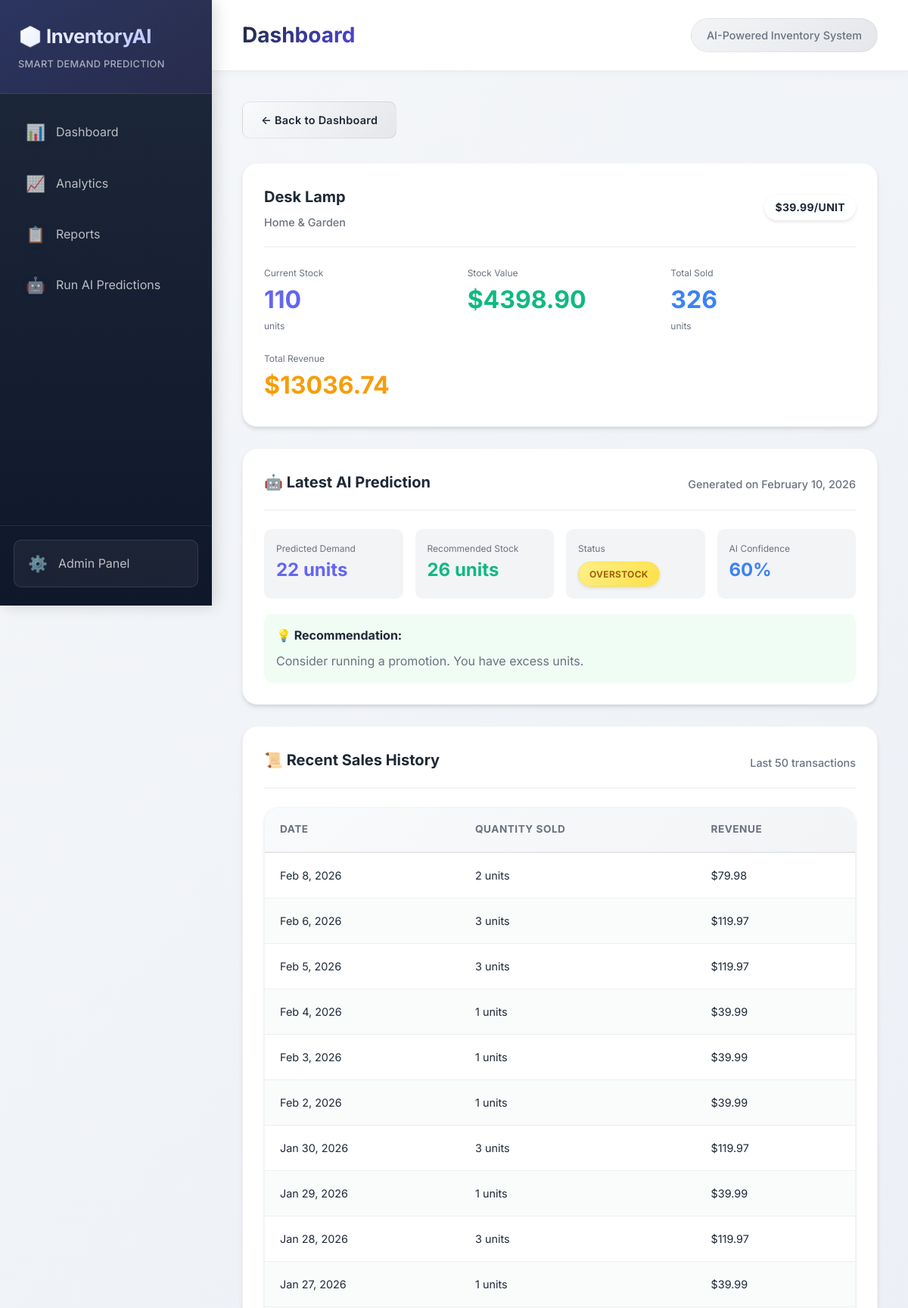
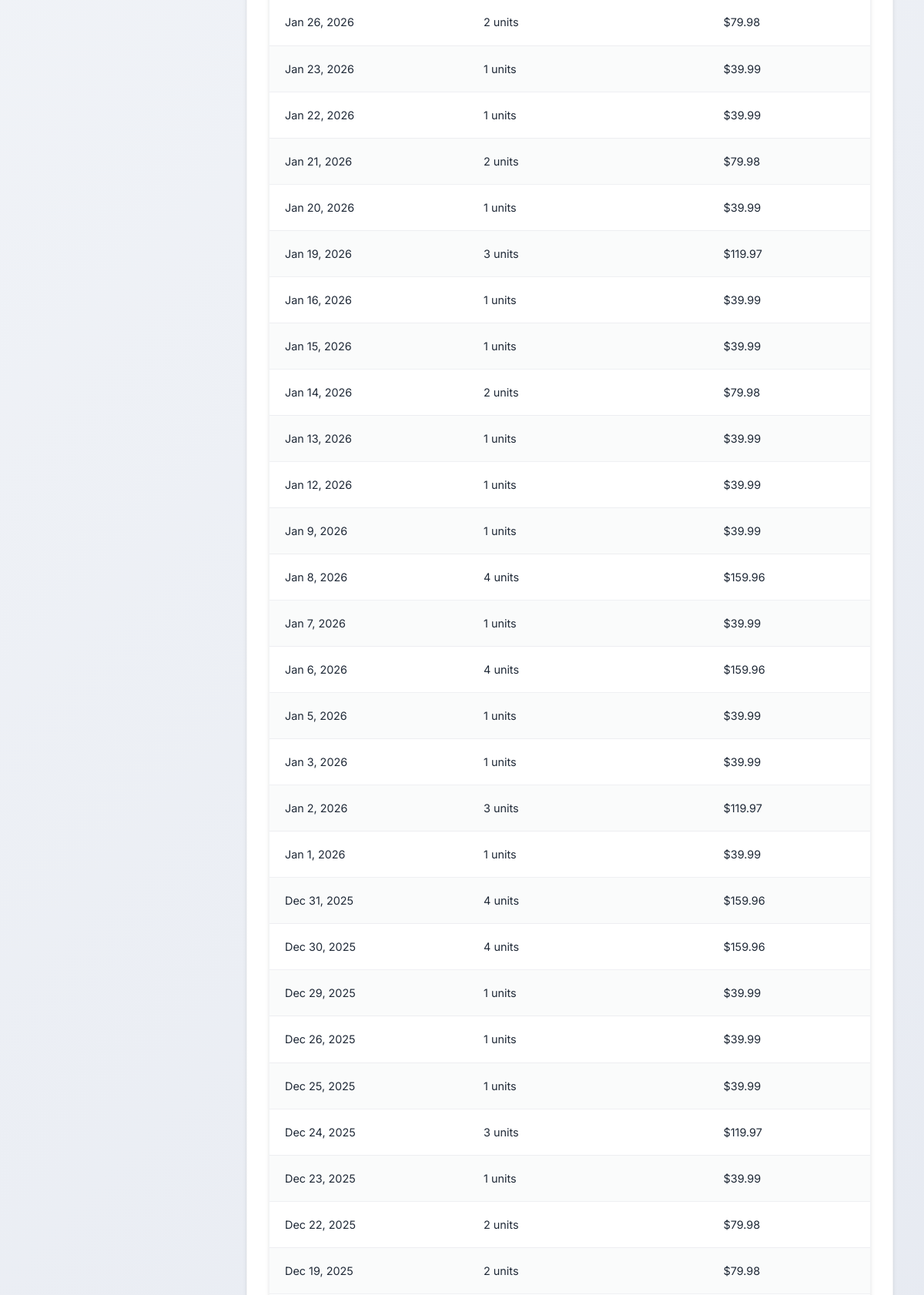
The app's page /product/11/ (upper part) with its own data (2 pictures, top to bottom).
### inventory_system/models.py (models this page shows, shortened)
class Product(models.Model):
    CATEGORY_CHOICES = [
        ('electronics', 'Electronics'),
        ('clothing', 'Clothing'),
        ('food', 'Food & Beverages'),
        ('home', 'Home & Garden'),
        ('sports', 'Sports & Outdoors'),
        ('toys', 'Toys & Games'),
        ('books', 'Books & Media'),
        ('other', 'Other'),
    ]
    name = models.CharField(max_length=200, unique=True)
    category = models.CharField(max_length=20, choices=CATEGORY_CHOICES, default='other')
    current_stock = models.IntegerField(default=0)
    unit_price = models.DecimalField(max_digits=10, decimal_places=2)
    created_at = models.DateTimeField(auto_now_add=True)
    updated_at = models.DateTimeField(auto_now=True)
    class Meta:
        ordering = ['name']
        verbose_name_plural = 'Products'
    @property
    def stock_value(self):
        return self.current_stock * float(self.unit_price)

class InventoryPrediction(models.Model):
    STATUS_CHOICES = [
        ('low_stock', 'Low Stock'),
        ('optimal', 'Optimal'),
        ('overstock', 'Overstock'),
    ]
    product = models.ForeignKey(Product, on_delete=models.CASCADE, related_name='predictions')
    predicted_demand = models.IntegerField()
    recommended_stock = models.IntegerField()
    date_of_prediction = models.DateTimeField(auto_now_add=True)
    status = models.CharField(max_length=20, choices=STATUS_CHOICES, default='optimal')
    confidence_score = models.FloatField(null=True, blank=True)
    prediction_period = models.CharField(max_length=50, default='Next 30 days')
    class Meta:
        ordering = ['-date_of_prediction']
        verbose_name_plural = 'Inventory Predictions'

class SalesRecord(models.Model):
    product = models.ForeignKey(Product, on_delete=models.CASCADE, related_name='sales_records')
    quantity_sold = models.IntegerField()
    sale_date = models.DateField(default=timezone.now)
    revenue = models.DecimalField(max_digits=12, decimal_places=2, null=True, blank=True)
    class Meta:
        ordering = ['-sale_date']
        verbose_name_plural = 'Sales Records'

### inventory_system/views.py (the view)
# urls.py: path('product/<int:product_id>/', views.product_detail, name='product_detail'),
def product_detail(request, product_id):
    product = get_object_or_404(Product, id=product_id)
    latest_prediction = product.predictions.first()
    from django.utils import timezone
    from datetime import timedelta
    six_months_ago = timezone.now().date() - timedelta(days=180)
    sales_history = product.sales_records.filter(
        sale_date__gte=six_months_ago
    ).order_by('-sale_date')[:50]
    total_sales = product.sales_records.aggregate(
        total_quantity=Sum('quantity_sold'),
        total_revenue=Sum('revenue')
    )
    avg_monthly_sales = product.sales_records.filter(
        sale_date__gte=six_months_ago
    ).aggregate(
        avg_monthly=Sum('quantity_sold') / 6
    )
    context = {
        'product': product,
        'latest_prediction': latest_prediction,
        'sales_history': sales_history,
        'total_quantity_sold': total_sales['total_quantity'] or 0,
        'total_revenue': total_sales['total_revenue'] or 0,
        'avg_monthly_sales': avg_monthly_sales.get('avg_monthly', 0),
        'page_title': f'Product: {product.name}',
    }
    return render(request, 'inventory_system/product_detail.html', context)

### inventory_system/templatetags/inventory_filters.py (called while the page is built)
@register.filter
def percentage(value):
    try:
        value = float(value)
        return f"{int(value * 100)}%"
    except (ValueError, TypeError):
        return "N/A"

### templates/inventory_system/product_detail.html (shortened to what this page needs)
{% extends 'base.html' %}
{% load inventory_filters %}
{% block content %}
<div style="margin-bottom: 24px;">
    <a href="{% url 'inventory_system:dashboard' %}" class="btn btn-secondary">← Back to Dashboard</a>
</div>
<div class="card">
    <div class="card-header">
        <div>
            <h3 class="card-title">{{ product.name }}</h3>
            <p class="card-subtitle">{{ product.get_category_display }}</p>
        </div>
        <div>
            <span class="badge" style="font-size: 0.875rem;">${{ product.unit_price }}/unit</span>
        </div>
    </div>
    <div style="display: grid; grid-template-columns: repeat(auto-fit, minmax(200px, 1fr)); gap: 24px;">
        <div>
            <div style="font-size: 0.75rem; color: var(--text-secondary);">Current Stock</div>
            <div style="font-size: 2rem; font-weight: 700; color: var(--primary-color);">{{ product.current_stock }}</div>
            <div style="font-size: 0.75rem; color: var(--text-secondary);">units</div>
        </div>
        <div>
            <div style="font-size: 0.75rem; color: var(--text-secondary);">Stock Value</div>
            <div style="font-size: 2rem; font-weight: 700; color: var(--success-color);">${{ product.stock_value|floatformat:2 }}</div>
        </div>
        <div>
            <div style="font-size: 0.75rem; color: var(--text-secondary);">Total Sold</div>
            <div style="font-size: 2rem; font-weight: 700; color: var(--info-color);">{{ total_quantity_sold }}</div>
            <div style="font-size: 0.75rem; color: var(--text-secondary);">units</div>
        </div>
        <div>
            <div style="font-size: 0.75rem; color: var(--text-secondary);">Total Revenue</div>
            <div style="font-size: 2rem; font-weight: 700; color: var(--warning-color);">${{ total_revenue|floatformat:2 }}</div>
        </div>
    </div>
</div>
{% if latest_prediction %}
<div class="card">
    <div class="card-header">
        <h3 class="card-title">🤖 Latest AI Prediction</h3>
        <p class="card-subtitle">Generated on {{ latest_prediction.date_of_prediction|date:"F j, Y" }}</p>
    </div>
    <div style="display: grid; grid-template-columns: repeat(auto-fit, minmax(180px, 1fr)); gap: 16px;">
        <div style="padding: 16px; background-color: var(--bg-primary); border-radius: var(--radius-md);">
            <div style="font-size: 0.75rem; color: var(--text-secondary);">Predicted Demand</div>
            <div style="font-size: 1.5rem; font-weight: 700; color: var(--primary-color);">
                {{ latest_prediction.predicted_demand }} units
            </div>
        </div>
        <div style="padding: 16px; background-color: var(--bg-primary); border-radius: var(--radius-md);">
            <div style="font-size: 0.75rem; color: var(--text-secondary);">Recommended Stock</div>
            <div style="font-size: 1.5rem; font-weight: 700; color: var(--success-color);">
                {{ latest_prediction.recommended_stock }} units
            </div>
        </div>
        <div style="padding: 16px; background-color: var(--bg-primary); border-radius: var(--radius-md);">
            <div style="font-size: 0.75rem; color: var(--text-secondary);">Status</div>
            <div style="margin-top: 8px;">
                {% if latest_prediction.status == 'low_stock' %}
                    <span class="badge low-stock">Low Stock</span>
                {% elif latest_prediction.status == 'optimal' %}
                    <span class="badge optimal">Optimal</span>
                {% else %}
                    <span class="badge overstock">Overstock</span>
                {% endif %}
            </div>
        </div>
        {% if latest_prediction.confidence_score %}
        <div style="padding: 16px; background-color: var(--bg-primary); border-radius: var(--radius-md);">
            <div style="font-size: 0.75rem; color: var(--text-secondary);">AI Confidence</div>
            <div style="font-size: 1.5rem; font-weight: 700; color: var(--info-color);">
                {{ latest_prediction.confidence_score|percentage }}
            </div>
        </div>
        {% endif %}
    </div>
    <div style="margin-top: 20px; padding: 16px; background-color: #f0fdf4; border-radius: var(--radius-md);">
        <strong>💡 Recommendation:</strong>
        {% if latest_prediction.status == 'low_stock' %}
            <p style="margin: 8px 0 0 0; color: var(--text-secondary);">
                Order <strong>{{ latest_prediction.recommended_stock|add:product.current_stock }}</strong> more units to meet predicted demand.
            </p>
        {% elif latest_prediction.status == 'overstock' %}
            <p style="margin: 8px 0 0 0; color: var(--text-secondary);">
                Consider running a promotion. You have <strong>{{ product.current_stock|add:"-"|add:latest_prediction.recommended_stock }}</strong> excess units.
            </p>
        {% else %}
            <p style="margin: 8px 0 0 0; color: var(--text-secondary);">
                Stock levels are optimal. No immediate action required.
            </p>
        {% endif %}
    </div>
</div>
{% endif %}
{% if sales_history %}
<div class="card">
    <div class="card-header">
        <h3 class="card-title">📜 Recent Sales History</h3>
        <p class="card-subtitle">Last 50 transactions</p>
    </div>
    <div class="table-container">
        <table class="table">
            <thead>
                <tr>
                    <th>Date</th>
                    <th>Quantity Sold</th>
                    <th>Revenue</th>
                </tr>
            </thead>
            <tbody>
                {% for sale in sales_history %}
                <tr>
                    <td>{{ sale.sale_date|date:"M j, Y" }}</td>
                    <td>{{ sale.quantity_sold }} units</td>
                    <td>${{ sale.revenue }}</td>
                </tr>
                {% endfor %}
            </tbody>
        </table>
    </div>
</div>
{% endif %}
{% endblock %}

### static/css/style.css (style rules this page uses)
:root { --primary-color: #6366f1; --primary-hover: #4f46e5; --primary-light: #818cf8; --success-color: #10b981; --success-light: #34d399; --warning-color: #f59e0b; --warning-light: #fbbf24; --danger-color: #ef4444; --danger-light: #f87171; --info-color: #3b82f6; --info-light: #60a5fa; --purple-color: #8b5cf6; --pink-color: #ec4899; --cyan-color: #06b6d4; --bg-primary: #f3f4f6; --bg-secondary: #ffffff; --bg-sidebar: linear-gradient(180deg, #1e293b 0%, #0f172a 100%); --text-primary: #1f2937; --text-secondary: #6b7280; --text-light: #9ca3af; --border-color: #e5e7eb; --shadow-sm: 0 1px 3px rgba(0, 0, 0, 0.08), 0 1px 2px rgba(0, 0, 0, 0.04); --shadow-md: 0 4px 6px -1px rgba(0, 0, 0, 0.1), 0 2px 4px -1px rgba(0, 0, 0, 0.06); --shadow-lg: 0 10px 15px -3px rgba(0, 0, 0, 0.1), 0 4px 6px -2px rgba(0, 0, 0, 0.05); --shadow-xl: 0 20px 25px -5px rgba(0, 0, 0, 0.1), 0 10px 10px -5px rgba(0, 0, 0, 0.04); --shadow-glow: 0 0 20px rgba(99, 102, 241, 0.3); --radius-sm: 6px; --radius-md: 10px; --radius-lg: 16px; --radius-xl: 20px; --gradient-primary: linear-gradient(135deg, #667eea 0%, #764ba2 100%); --gradient-success: linear-gradient(135deg, #11998e 0%, #38ef7d 100%); --gradient-warning: linear-gradient(135deg, #f093fb 0%, #f5576c 100%); --gradient-danger: linear-gradient(135deg, #fa709a 0%, #fee140 100%); --gradient-info: linear-gradient(135deg, #4facfe 0%, #00f2fe 100%); --gradient-purple: linear-gradient(135deg, #a8edea 0%, #fed6e3 100%); --gradient-ocean: linear-gradient(135deg, #667eea 0%, #764ba2 100%); }
* { margin: 0; padding: 0; box-sizing: border-box; }
body { font-family: 'Inter', -apple-system, BlinkMacSystemFont, 'Segoe UI', Roboto, 'Helvetica Neue', Arial, sans-serif; background: linear-gradient(135deg, #f5f7fa 0%, #e4e8f0 100%); color: var(--text-primary); line-height: 1.6; min-height: 100vh; }
.card { background: var(--bg-secondary); border-radius: var(--radius-xl); box-shadow: var(--shadow-md); padding: 28px; margin-bottom: 28px; border: 1px solid rgba(229, 231, 235, 0.5); transition: all 0.3s ease; }
.card-header { display: flex; justify-content: space-between; align-items: center; margin-bottom: 24px; padding-bottom: 20px; border-bottom: 2px solid rgba(229, 231, 235, 0.5); }
.card-title { font-size: 1.25rem; font-weight: 700; color: var(--text-primary); }
.card-subtitle { font-size: 0.9rem; color: var(--text-secondary); margin-top: 6px; font-weight: 500; }
.table-container { background: var(--bg-secondary); border-radius: var(--radius-xl); box-shadow: var(--shadow-md); overflow: hidden; border: 1px solid rgba(229, 231, 235, 0.5); }
.table { width: 100%; border-collapse: collapse; }
.table thead { background: linear-gradient(135deg, #f9fafb 0%, #f3f4f6 100%); }
.table th { padding: 18px 20px; text-align: left; font-weight: 700; font-size: 0.85rem; color: var(--text-secondary); text-transform: uppercase; letter-spacing: 0.5px; border-bottom: 2px solid var(--border-color); }
.table td { padding: 18px 20px; border-bottom: 1px solid rgba(229, 231, 235, 0.6); font-size: 0.9rem; color: var(--text-primary); }
.table tbody tr { transition: all 0.2s ease; }
.table tbody tr:nth-child(even) { background: rgba(243, 244, 246, 0.4); }
.badge { display: inline-block; padding: 6px 14px; border-radius: 9999px; font-size: 0.75rem; font-weight: 700; text-transform: uppercase; letter-spacing: 0.3px; box-shadow: 0 2px 4px rgba(0, 0, 0, 0.1); }
.badge.overstock { background: linear-gradient(135deg, #fef08a 0%, #fde047 100%); color: #a16207; border: 1px solid #fde047; }
.btn { display: inline-block; padding: 12px 24px; border: none; border-radius: var(--radius-md); font-size: 0.9rem; font-weight: 600; text-decoration: none; cursor: pointer; transition: all 0.3s cubic-bezier(0.4, 0, 0.2, 1); position: relative; overflow: hidden; letter-spacing: 0.3px; }
.btn::before { content: ''; position: absolute; top: 0; left: -100%; width: 100%; height: 100%; background: linear-gradient(90deg, transparent, rgba(255, 255, 255, 0.3), transparent); transition: left 0.5s; }
.btn-secondary { background: linear-gradient(135deg, #f9fafb 0%, #e5e7eb 100%); color: var(--text-primary); border: 1px solid rgba(0, 0, 0, 0.08); }
.summary-card, .card, .table tbody tr { animation: fadeIn 0.4s ease; }

### records on screen
Product: name "Desk Lamp", category "Home & Garden", unit_price "39.99", current_stock "110", stock_value "4398.90"
InventoryPrediction: date_of_prediction "February 10, 2026", predicted_demand "22", recommended_stock "26", confidence_score|percentage "60%"
SalesRecord: sale_date "Feb 8, 2026", quantity_sold "2", revenue "79.98"
SalesRecord: sale_date "Feb 6, 2026", quantity_sold "3", revenue "119.97"
SalesRecord: sale_date "Feb 5, 2026", quantity_sold "3", revenue "119.97"
SalesRecord: sale_date "Feb 4, 2026", quantity_sold "1", revenue "39.99"
SalesRecord: sale_date "Feb 3, 2026", quantity_sold "1", revenue "39.99"
SalesRecord: sale_date "Feb 2, 2026", quantity_sold "1", revenue "39.99"
SalesRecord: sale_date "Jan 30, 2026", quantity_sold "3", revenue "119.97"
SalesRecord: sale_date "Jan 29, 2026", quantity_sold "1", revenue "39.99"
SalesRecord: sale_date "Jan 28, 2026", quantity_sold "3", revenue "119.97"
SalesRecord: sale_date "Jan 27, 2026", quantity_sold "1", revenue "39.99"
SalesRecord: sale_date "Jan 26, 2026", quantity_sold "2", revenue "79.98"
SalesRecord: sale_date "Jan 23, 2026", quantity_sold "1", revenue "39.99"
SalesRecord: sale_date "Jan 22, 2026", quantity_sold "1", revenue "39.99"
SalesRecord: sale_date "Jan 21, 2026", quantity_sold "2", revenue "79.98"
SalesRecord: sale_date "Jan 20, 2026", quantity_sold "1", revenue "39.99"
SalesRecord: sale_date "Jan 19, 2026", quantity_sold "3", revenue "119.97"
SalesRecord: sale_date "Jan 16, 2026", quantity_sold "1", revenue "39.99"
SalesRecord: sale_date "Jan 15, 2026", quantity_sold "1", revenue "39.99"
SalesRecord: sale_date "Jan 14, 2026", quantity_sold "2", revenue "79.98"
SalesRecord: sale_date "Jan 13, 2026", quantity_sold "1", revenue "39.99"
SalesRecord: sale_date "Jan 12, 2026", quantity_sold "1", revenue "39.99"
SalesRecord: sale_date "Jan 9, 2026", quantity_sold "1", revenue "39.99"
SalesRecord: sale_date "Jan 8, 2026", quantity_sold "4", revenue "159.96"
SalesRecord: sale_date "Jan 7, 2026", quantity_sold "1", revenue "39.99"
SalesRecord: sale_date "Jan 6, 2026", quantity_sold "4", revenue "159.96"
SalesRecord: sale_date "Jan 5, 2026", quantity_sold "1", revenue "39.99"
SalesRecord: sale_date "Jan 3, 2026", quantity_sold "1", revenue "39.99"
SalesRecord: sale_date "Jan 2, 2026", quantity_sold "3", revenue "119.97"
SalesRecord: sale_date "Jan 1, 2026", quantity_sold "1", revenue "39.99"
SalesRecord: sale_date "Dec 31, 2025", quantity_sold "4", revenue "159.96"
SalesRecord: sale_date "Dec 30, 2025", quantity_sold "4", revenue "159.96"
SalesRecord: sale_date "Dec 29, 2025", quantity_sold "1", revenue "39.99"
SalesRecord: sale_date "Dec 26, 2025", quantity_sold "1", revenue "39.99"
SalesRecord: sale_date "Dec 25, 2025", quantity_sold "1", revenue "39.99"
SalesRecord: sale_date "Dec 24, 2025", quantity_sold "3", revenue "119.97"
SalesRecord: sale_date "Dec 23, 2025", quantity_sold "1", revenue "39.99"
SalesRecord: sale_date "Dec 22, 2025", quantity_sold "2", revenue "79.98"
SalesRecord: sale_date "Dec 19, 2025", quantity_sold "2", revenue "79.98"

### other values on screen
{{ total_quantity_sold }} "326"
{{ total_revenue|floatformat:2 }} "13036.74"
